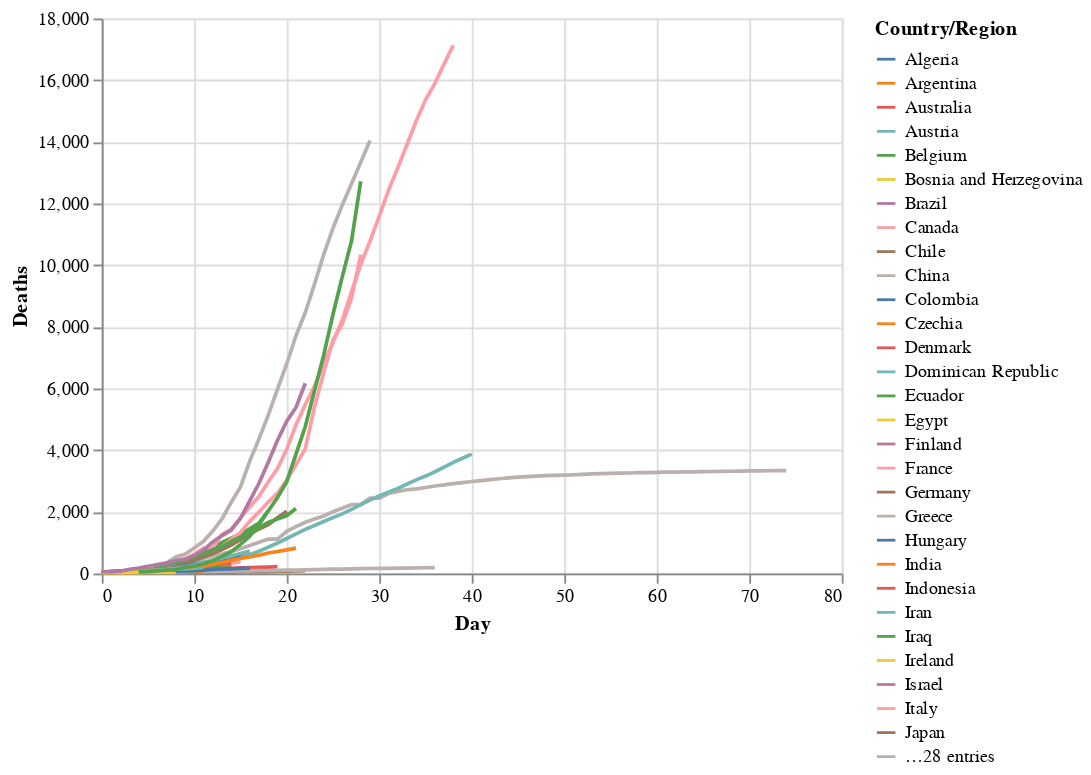

Notebook cell for this chart:
### Markdown cell above
We'll see the power of having long data when using Altair. Such transformations have been performed for a long time, however it wasn't until 2014 that Hadley Wickham formalized the language in his paper [Tidy Data](https://www.researchgate.net/publication/215990669_Tidy_data). Note that Wickham prefers to avoid the terms long and wide because, in his words, 'they are imprecise'. I generally agree but for our purposes here of giving the flavour, they suffice.

Now having transformed our data, let's import Altair and get a sense of its API.

### Code cell
import altair as alt

# altair plot 
___

### Figure 1 — Vega-Lite specification as saved in the notebook (floating-point values rounded to 4 significant figures; data arrays with more than 128 entries replaced by an {"elided": "..."} marker saying what was removed)
{"config": {"view": {"continuousWidth": 400, "continuousHeight": 300}}, "data": {"name": "data-4991a3f3f81bfe9b58b1463d62bb5819"}, "mark": "line", "encoding": {"color": {"type": "nominal", "field": "Country/Region"}, "x": {"type": "quantitative", "field": "Day"}, "y": {"type": "quantitative", "field": "Deaths"}}, "$schema": "https://vega.github.io/schema/vega-lite/v4.8.1.json", "datasets": {"data-4991a3f3f81bfe9b58b1463d62bb5819": {"elided": "4389 records"}}}
